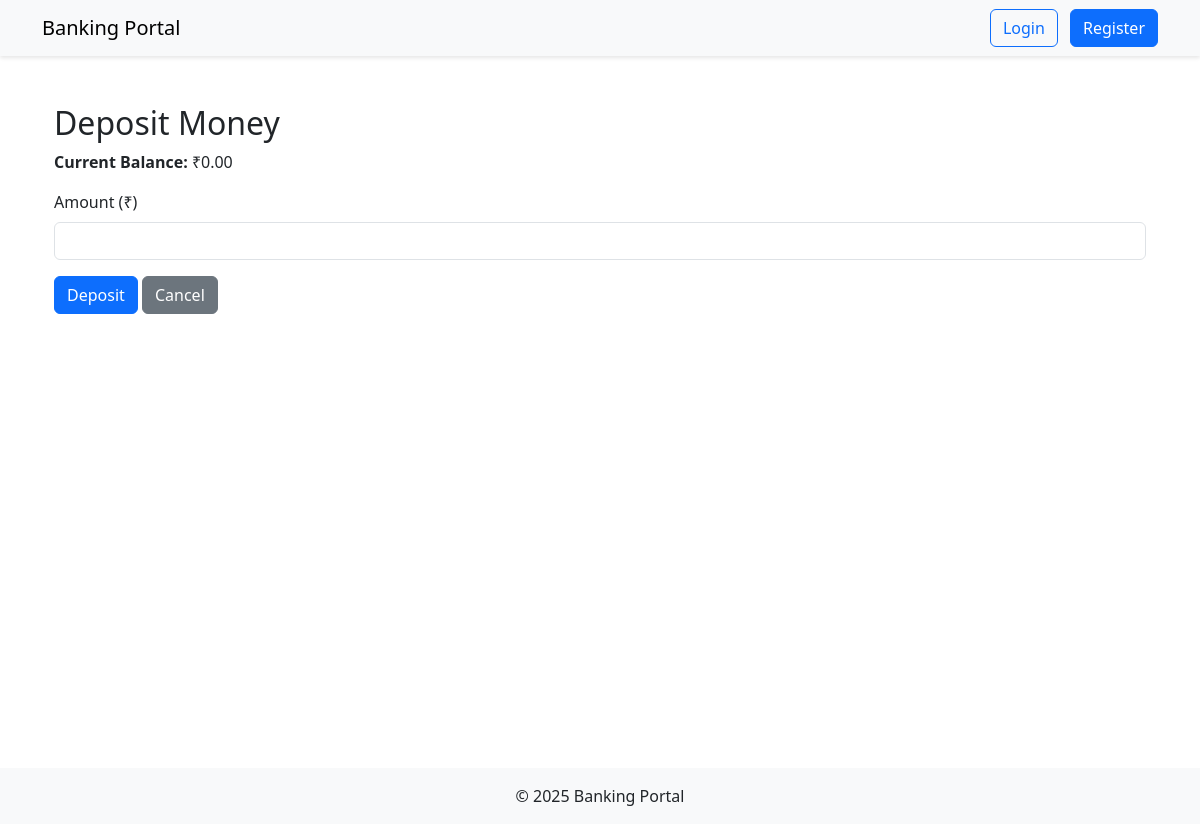
Page /bank/accounts/3/deposit/ on the earlier database version.
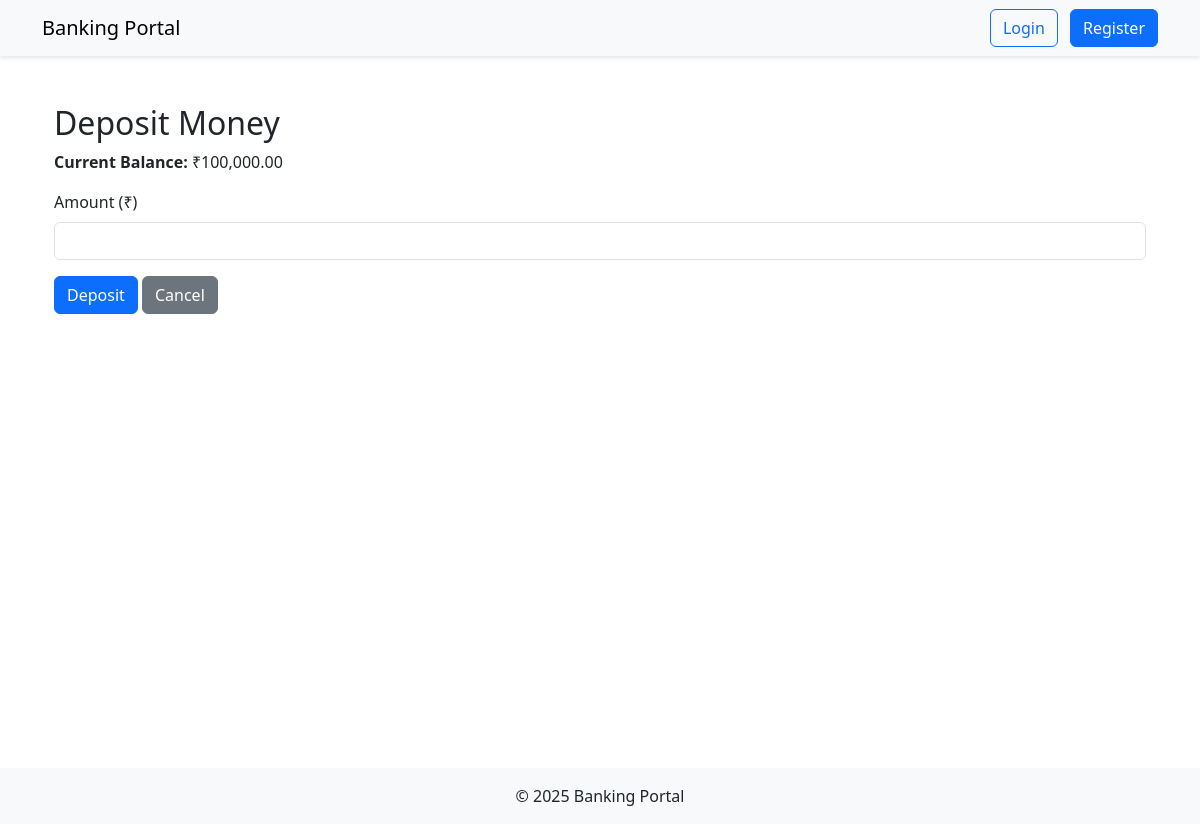
Same page on the later database version.
### core/models.py (models this page shows, shortened)
class CustomerAccount(models.Model):
    user = models.ForeignKey(settings.AUTH_USER_MODEL, on_delete=models.CASCADE) #Temporary
    profile = models.ForeignKey(CustomerProfile, on_delete=models.CASCADE, null=True, blank=True)
    name = models.CharField(max_length=100)
    account_number = models.CharField(max_length=10, unique=True)
    balance = models.DecimalField(max_digits=10, decimal_places=2)
    contact = models.CharField(max_length=15, default='N/A')
    ACCOUNT_TYPES = [
        ('Savings', 'Savings'),
        ('Current', 'Current'),
    ]
    account_type = models.CharField(max_length=10, choices=ACCOUNT_TYPES, default='Savings')

### core/views.py (the view, shortened to what this page needs)
# urls.py: path('accounts/<int:pk>/deposit/', views.deposit, name='deposit'),
def deposit(request, pk):
    account = get_object_or_404(CustomerAccount, pk=pk)
    return render(request, 'core/transaction_form.html', {'account': account, 'action': 'Deposit'})

### core/context_processors.py (called while the page is built)
def admin_approvals(request):
    if request.user.is_staff:
        from .models import User, AccountRequest
        return {
            'pending_users': User.objects.filter(is_approved=False).count(),
            'pending_accounts': AccountRequest.objects.filter(is_approved=False).count()
        }
    return {}

### core/templates/core/transaction_form.html (shortened to what this page needs)
{% extends 'base.html' %}
{% load humanize %}
{% block content %}
<div class="container mt-5">
    <h2>{{ action }} Money</h2>
    <p><strong>Current Balance:</strong> ₹{{ account.balance|floatformat:2|intcomma }}</p>
    <form method="post">
        <div class="mb-3">
            <label class="form-label">Amount (₹)</label>
            <input type="number" step="1.00" class="form-control" name="amount" required>
        </div>
        <button type="submit" class="btn btn-primary">{{ action }}</button>
        <a href="{% url 'bank:account_detail' account.pk %}" class="btn btn-secondary">Cancel</a>
    </form>
</div>
{% endblock %}

Differences in the rows shown:
changed CustomerAccount: balance "0.00" → "100,000.00"
